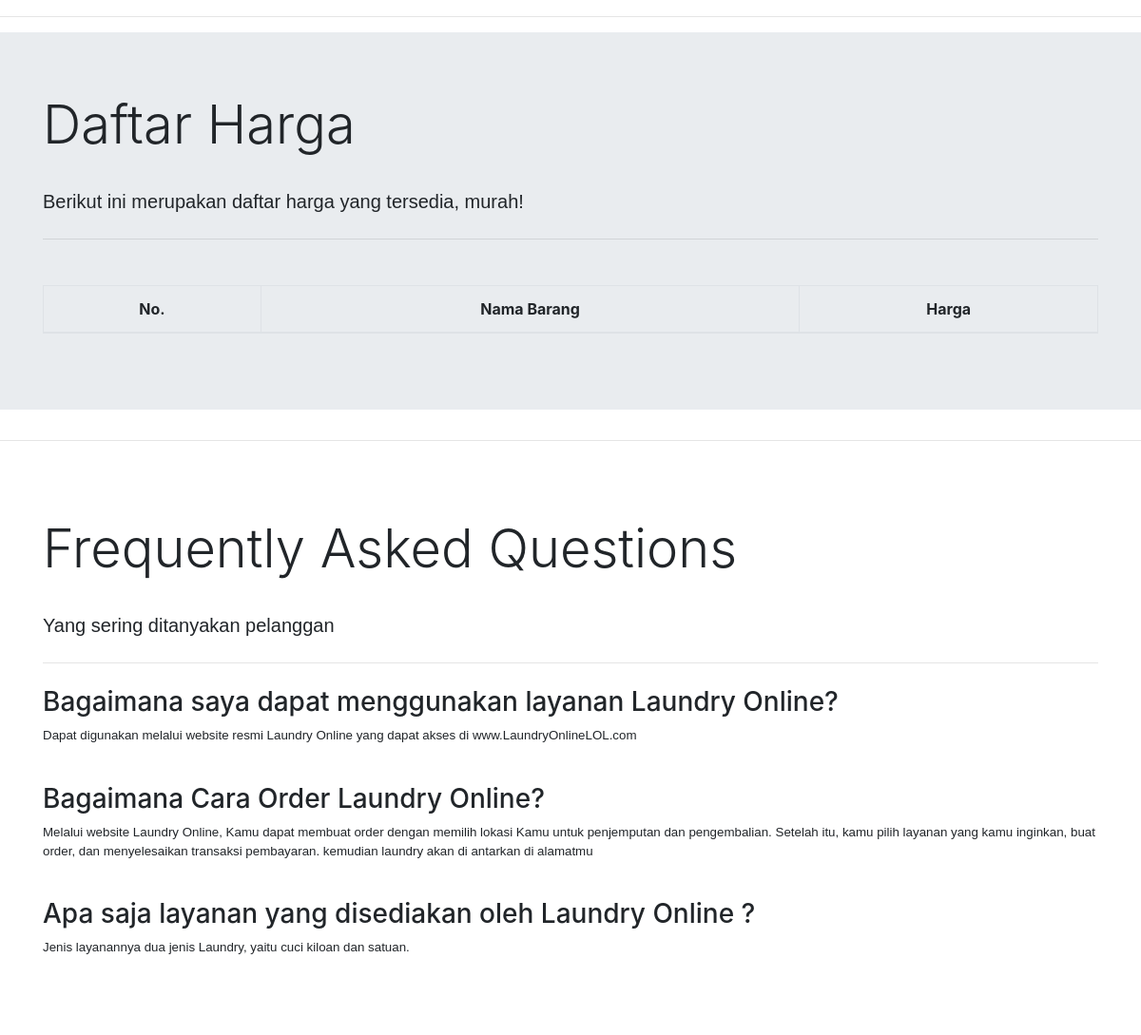
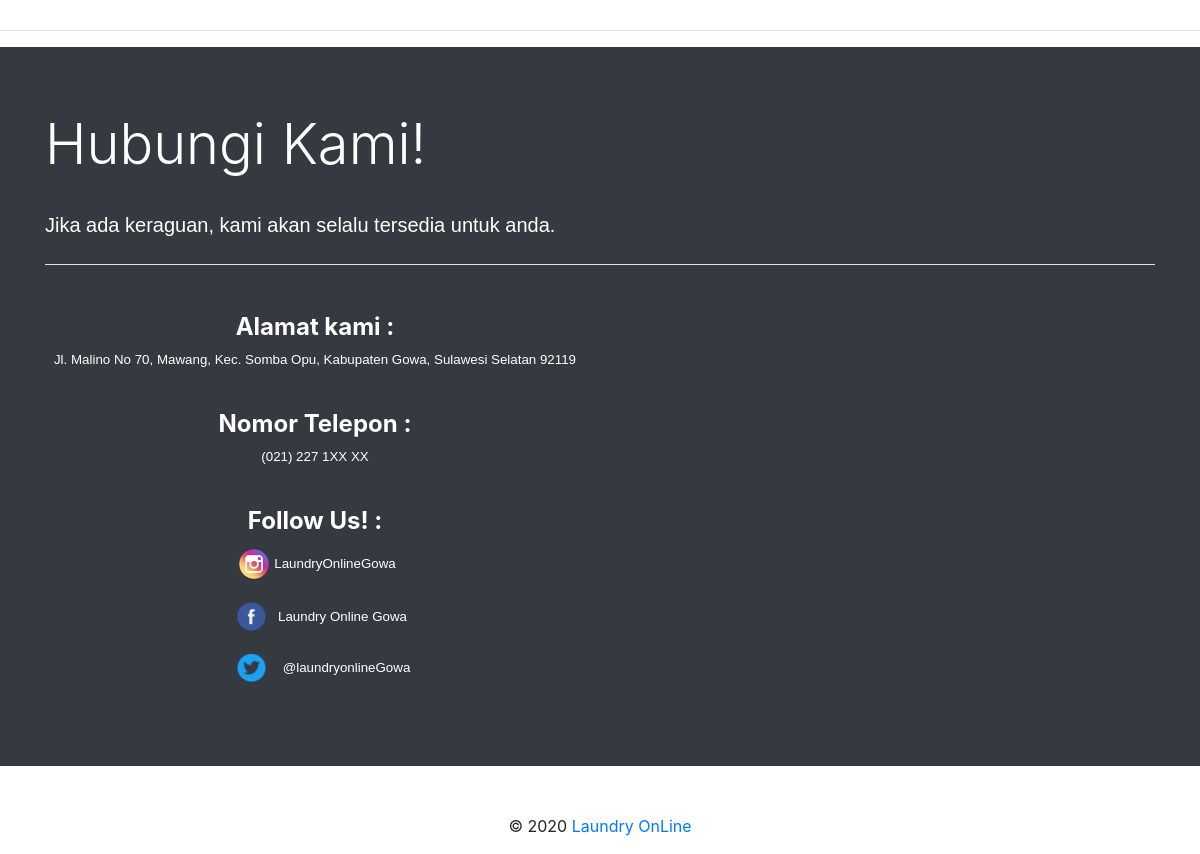
Before: / (lower part) with the older database file (2 pictures, top to bottom).
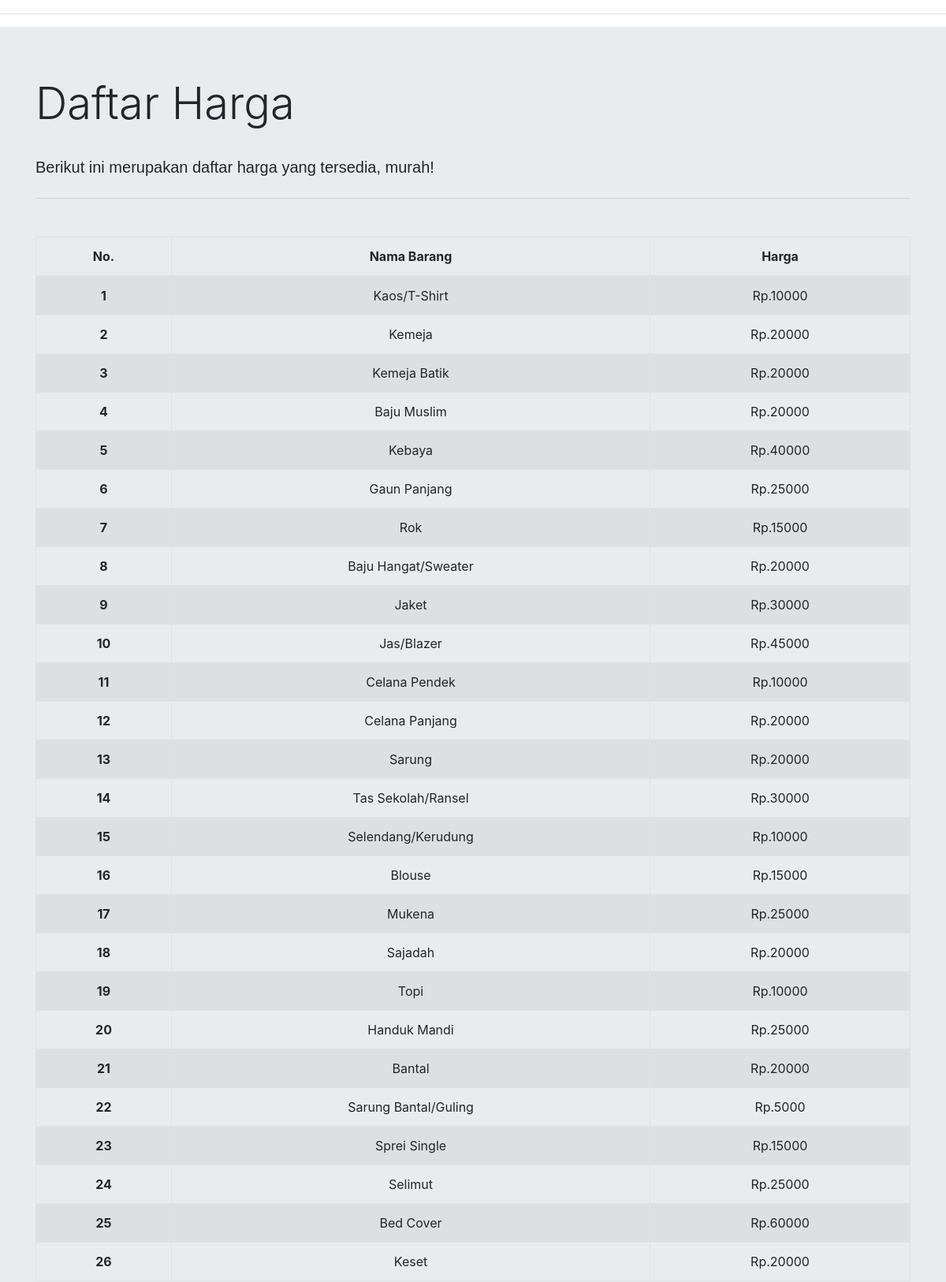
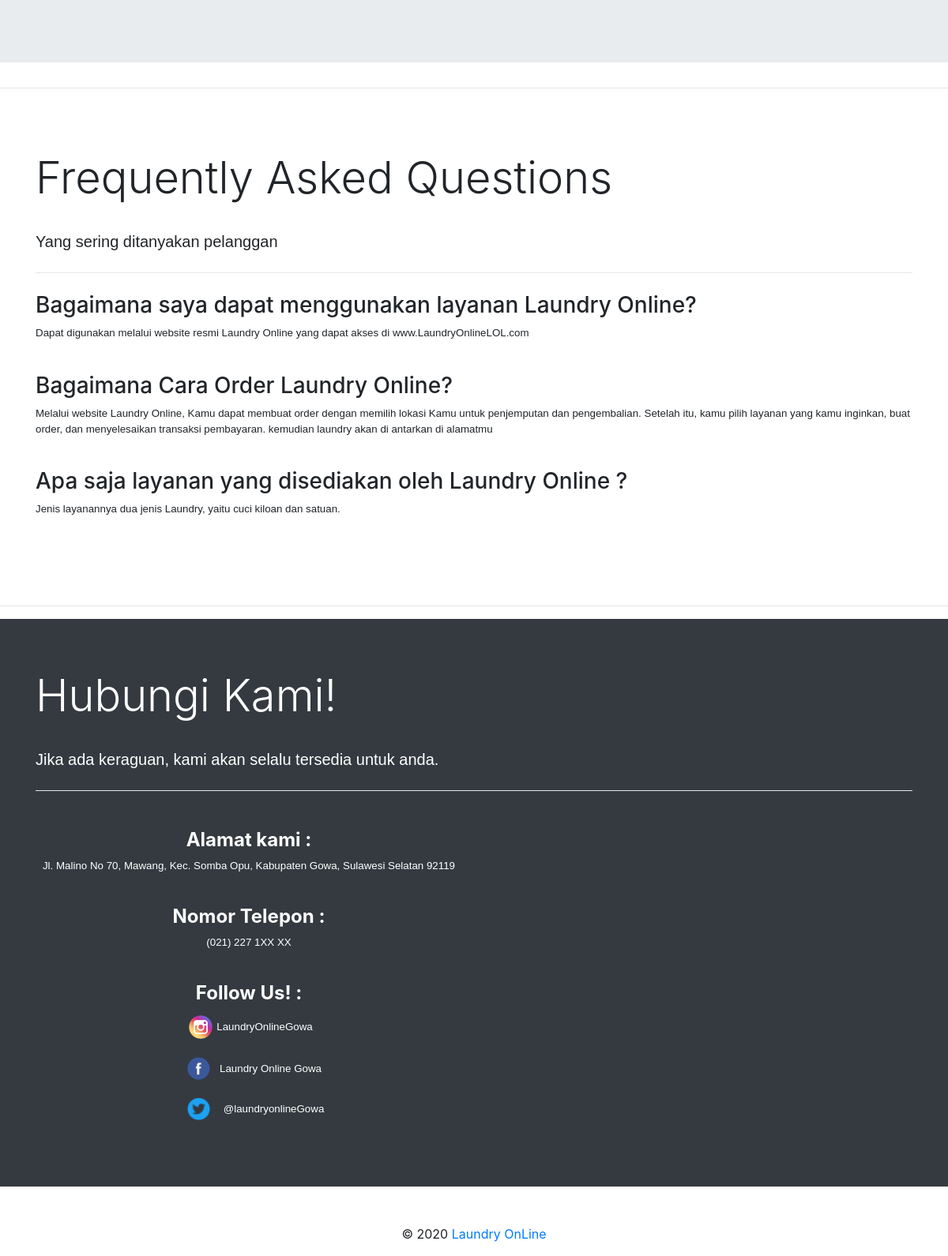
After: the same page with the newer database file (2 pictures, top to bottom).
### tables this page shows
CREATE TABLE `harga` (
  `id` int(11) NOT NULL AUTO_INCREMENT,
  `nama_barang` varchar(30) DEFAULT NULL,
  `harga` varchar(20) DEFAULT NULL,
  PRIMARY KEY (`id`)
);

### database.php (called while the page is built, shortened)
<?php
class database{
    public function __construct()
    {
        try{
            $serverName = 'localhost';
            $userName = 'root';
            $password = '';
            $dbName = 'laundry';
            $this-> pdo = new PDO("mysql:host=$serverName;port=3306;dbname=$dbName",$userName, $password);
            $this-> pdo->setAttribute(PDO::ATTR_ERRMODE, PDO::ERRMODE_EXCEPTION);
        }
        catch(PDOException $e){
            echo 'Error, dikarenakan ' . $e ->getMessage();
        }
    }
    public function getHarga(){
        $sql = "SELECT * FROM harga";
        $stmt = $this -> pdo ->query($sql);
        return $stmt->fetchAll(PDO::FETCH_ASSOC);
    }
}
?>

### index.php (the view, shortened to what this page needs)
<?php
require_once "database.php";
$pdo = new database();
    $rows = $pdo -> getHarga();
?>
<!DOCTYPE html>
<html lang="en">
<head>
    <link rel="stylesheet" href="css/index.css">
    <link rel="stylesheet" href="bootstrap/css/bootstrap.min.css">
    <link rel="stylesheet" href="css/dataTables.bootstrap4.min.css">
</head>
<body>
    <hr id="daftar-harga">
    <div class="jumbotron jumbotron-fluid">
        <div class="container">
            <div class="tengah">
            <h1 class="display-4">Daftar Harga</h1>
            <br>
            <p style="text-align:left;" class="lead">Berikut ini merupakan daftar harga yang tersedia, murah!</p>
            <hr class="my-4">
            <br>
            <table id="pagination" class="table table-striped table-bordered">
                <thead>
                    <tr>
                        <th scope="col">No.</th>
                        <th scope="col">Nama Barang</th>
                        <th scope="col">Harga</th>
                    </tr>
                </thead>
                <tbody>
                    <?php
                        foreach ( $rows as $row ) {
                    ?>
                    <tr>
                        <th><?=$row['id'] ?></th>
                        <td><?=$row['nama_barang'] ?></td>
                        <td><?=$row['harga']?></td>
                    </tr>
                    <?php
                        }
                    ?>
                </tbody>
            </table>
            </div>
        </div>
    </div>
    <hr id="faq">
    <div class="jumbotron jumbotron-fluid bg-white">
        <div class="container">
            <h1 class="display-4">Frequently Asked Questions</h1>
            <br>
            <p style="text-align:left;" class="lead">Yang sering ditanyakan pelanggan</p>
            <hr class="my-4">
            <h3>Bagaimana saya dapat menggunakan layanan Laundry Online?</h3>
            <p> Dapat digunakan melalui website resmi Laundry Online yang dapat akses di www.LaundryOnlineLOL.com</p>
                <br>
            <h3> Bagaimana Cara Order Laundry Online?</h3>
            <p>Melalui website Laundry Online, Kamu dapat membuat order dengan memilih lokasi Kamu untuk
             penjemputan dan pengembalian. Setelah itu, kamu pilih layanan yang kamu inginkan, buat order, dan menyelesaikan transaksi pembayaran. kemudian laundry akan di antarkan di alamatmu</p>
                <br>
            <h3> Apa saja layanan yang disediakan oleh Laundry Online ?</h3>
            <p>Jenis layanannya dua jenis Laundry, yaitu cuci kiloan dan satuan.</p>
            </div>
        </div>
    <hr id="hubungi-kami">
    <div class="jumbotron jumbotron-fluid bg-dark text-white">
        <div class="container">
            <div class="tengah">
            <h1 class="display-4">Hubungi Kami!</h1>
            <br>
            <p style="text-align:left;" class="lead">Jika ada keraguan, kami akan selalu tersedia untuk anda.</p>
            <hr class="my-4 bg-white">
            <div class="row">
                <div class="col-sm">
                    <br>
                    <h4>
                        <b>Alamat kami :</b>
                    </h4>
                    <p>Jl. Malino No 70, Mawang, Kec. Somba Opu, Kabupaten Gowa, Sulawesi Selatan 92119</p>
                    <br>
                    <h4>
                        <b>Nomor Telepon :</b>
                    </h4>
                    <p>(021) 227 1XX XX</p>
                    <br>
                    <h4>
                        <b>Follow Us! :</b>
                    </h4>
                    <p><img src="images/img11.png" width="40px"><a style="color: white; " href="https://instagram.com/laundryonlinemks">LaundryOnlineGowa</a></p>
                    <p><img src="images/img8.png" width="55px">Laundry Online Gowa</p>
                    <p><img src="images/img9.png" width="63px">@laundryonlineGowa</p>
                </div>
                <br>
                <br>
                <div class="col-sm">
                    <div id="googleMaps" style="width:100%;height:380px;"></div>
                </div>
            </div>
            </div>
        </div>
    </div>
    <footer class="page-footer font-small bg-white">
    <div class="footer-copyright text-center py-3">© 2020
        <a href="https://laundryonlinemks.com/"> Laundry OnLine</a>
    </div>
    </footer>
</body>
</html>

### css/index.css (style rules this page uses)
img { height: 10m; text-align: left; }
p { font-size: smaller; font-family: Myfont, sans-serif !important; }
body { font-family: 'Source Sans Pro'; margin: 0; color: white; }
.tengah { text-align: center; }
.container { text-align: left; }
h1 { text-align: left; padding-left: 0px; }

Changed rows visible on the page:
added harga: id "1", nama_barang "Kaos/T-Shirt", harga "Rp.10000"
added harga: id "2", nama_barang "Kemeja", harga "Rp.20000"
added harga: id "3", nama_barang "Kemeja Batik", harga "Rp.20000"
added harga: id "4", nama_barang "Baju Muslim", harga "Rp.20000"
added harga: id "5", nama_barang "Kebaya", harga "Rp.40000"
added harga: id "6", nama_barang "Gaun Panjang", harga "Rp.25000"
added harga: id "7", nama_barang "Rok", harga "Rp.15000"
added harga: id "8", nama_barang "Baju Hangat/Sweater", harga "Rp.20000"
added harga: id "9", nama_barang "Jaket", harga "Rp.30000"
added harga: id "10", nama_barang "Jas/Blazer", harga "Rp.45000"
added harga: id "11", nama_barang "Celana Pendek", harga "Rp.10000"
added harga: id "12", nama_barang "Celana Panjang", harga "Rp.20000"
added harga: id "13", nama_barang "Sarung", harga "Rp.20000"
added harga: id "14", nama_barang "Tas Sekolah/Ransel", harga "Rp.30000"
added harga: id "15", nama_barang "Selendang/Kerudung", harga "Rp.10000"
added harga: id "16", nama_barang "Blouse", harga "Rp.15000"
added harga: id "17", nama_barang "Mukena", harga "Rp.25000"
added harga: id "18", nama_barang "Sajadah", harga "Rp.20000"
added harga: id "19", nama_barang "Topi", harga "Rp.10000"
added harga: id "20", nama_barang "Handuk Mandi", harga "Rp.25000"
added harga: id "21", nama_barang "Bantal", harga "Rp.20000"
added harga: id "22", nama_barang "Sarung Bantal/Guling", harga "Rp.5000"
added harga: id "23", nama_barang "Sprei Single", harga "Rp.15000"
added harga: id "24", nama_barang "Selimut", harga "Rp.25000"
added harga: id "25", nama_barang "Bed Cover", harga "Rp.60000"
added harga: id "26", nama_barang "Keset", harga "Rp.20000"
